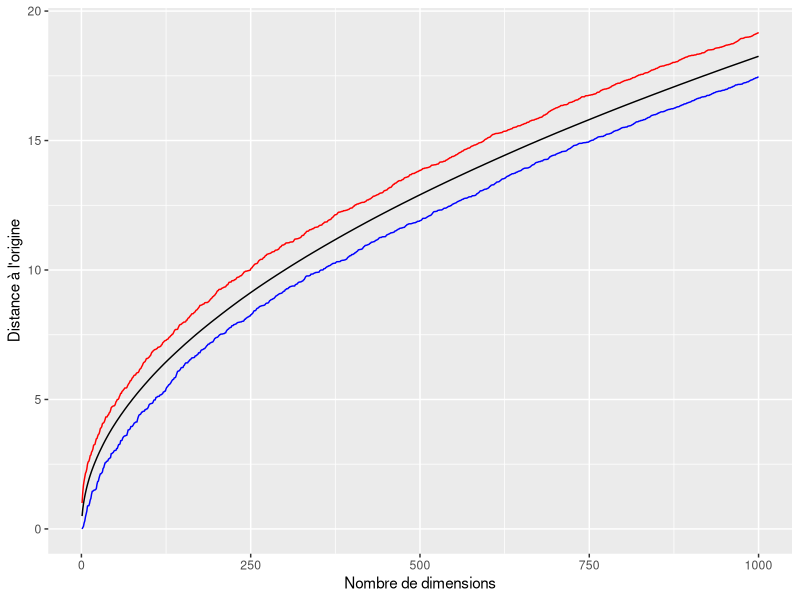

This chart was generated by the following R code:
### Illustration fleau de la dimension
set.seed(1234)
MAT <- matrix(runif(2000000),ncol=1000,nrow=2000)
head(MAT)
dim(MAT)
tmp <- MAT[,1]
tmp <- sqrt(tmp^2)
length(tmp)
m1 = min(tmp)
m2 = max(tmp)
m = mean(tmp)
################
tmp <- MAT[,1:2]
tmp <- tmp^2
tmp <- sqrt(rowSums(tmp))
min(tmp)
max(tmp)

### on va généraliser
resMin = 1:1000 + NA
resMax = 1:1000 + NA
resMoy = 1:1000 + NA
resMin[1] = m1
resMax[1] = m2
resMoy[1] = m
for(i in 2:1000)
{
  disTemp = sqrt(rowSums(MAT[,1:i]^2))
  resMin[i] = min(disTemp)
  resMax[i] = max(disTemp)
  resMoy[i] = mean(disTemp)
}

# et afficher
library(ggplot2)
ggplot(data = data.frame(id=1:1000, min=resMin, max=resMax, moy=resMoy)) +
  aes(x=id) +
  geom_line(aes(y=moy), color="black", ) +
  geom_line(aes(y=max), color="red") + 
  geom_line(aes(y=min), color="blue") +
  xlab("Nombre de dimensions") + 
  ylab("Distance à l'origine")
